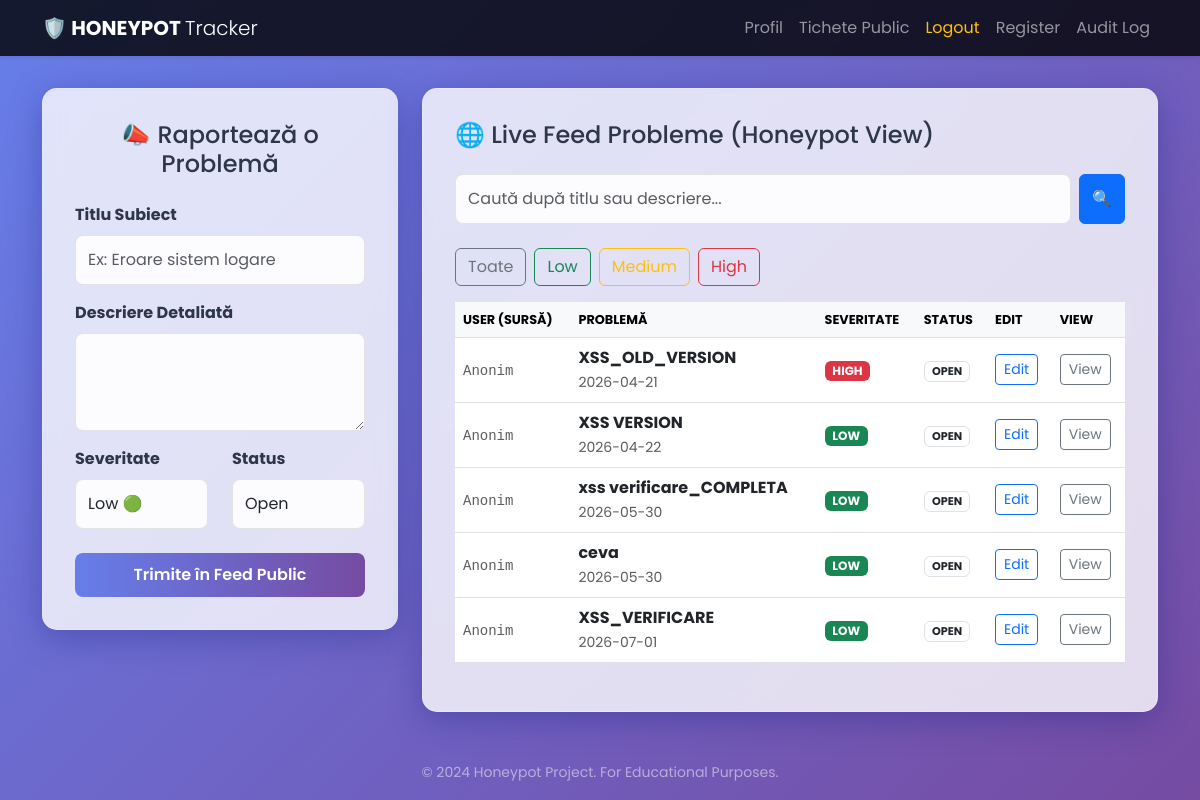
/tickets (signed in), run on the app's committed database.
### tables this page shows
CREATE TABLE tickets(
    id TEXT PRIMARY KEY NOT NULL,
    title TEXT NOT NULL,
    description TEXT NOT NULL,
    severity TEXT NOT NULL,
    status TEXT NOT NULL,
    owner_Id TEXT NOT NULL,
    created_at TEXT NOT NULL,
    updated_at TEXT NOT NULL,
    FOREIGN KEY (owner_Id) REFERENCES USERS(ID)
);

### app.py (the view, shortened to what this page needs)
@app.route("/tickets",methods=["GET","POST"])
def tickets():
    login_required()
    db=get_db()
    if current_user()["role"] == "manager":
        tickets_from_db = db.execute("SELECT * FROM tickets").fetchall()
        id_audit= uuid.uuid4().hex
        user_id_audit= current_user()["id"]
        action="VIEW_ALL_TICKETS_MANAGER"
        timestamp=datetime.now(timezone.utc).isoformat()
        resource_type="VIEW"
        resource_id="all_tickets"
        message=f"User viewed all tickets: {current_user()['email']}"
        ip_address=request.remote_addr
        USER_AGENT=request.headers.get("User-Agent")
        db= get_db()
        db.execute(
        "INSERT INTO audit_logs (id, user_id, action, created_at, resource_type, resource_id, message, ip_address, user_agent) VALUES (?, ?, ?, ?, ?, ?, ?, ?, ?)",
                    (id_audit, user_id_audit, action, timestamp, resource_type, resource_id, message, ip_address, USER_AGENT)
                )
        db.commit()
    else:
        id_audit= uuid.uuid4().hex
        user_id_audit= current_user()["id"]
        action="VIEW_OWN_TICKETS"
        timestamp=datetime.now(timezone.utc).isoformat()
        resource_type="VIEW"
        resource_id=session["user_id"]
        message=f"User viewed own tickets: {current_user()['email']}"
        ip_address=request.remote_addr
        USER_AGENT=request.headers.get("User-Agent")
        db= get_db()
        db.execute(
        "INSERT INTO audit_logs (id, user_id, action, created_at, resource_type, resource_id, message, ip_address, user_agent) VALUES (?, ?, ?, ?, ?, ?, ?, ?, ?)",
                    (id_audit, user_id_audit, action, timestamp, resource_type, resource_id, message, ip_address, USER_AGENT)
                )
        db.commit()
        tickets_from_db = db.execute("SELECT * FROM tickets WHERE owner_id = ?", (session["user_id"],)).fetchall()
    return render_template("tickets.html", tickets=tickets_from_db)

### app.py (called while the page is built)
@app.teardown_appcontext
def teardown_db(exception):
    close_db(exception)

def current_user():
    uid= session.get("user_id")
    if not uid:
        return None
    db = get_db()
    return db.execute("SELECT * FROM users WHERE id = ?", (uid,)).fetchone()

def login_required():
    if not session.get("user_id"):
        abort(401)

### db.py (called while the page is built)
def get_db():
    if "db" not in g:
        g.db = sqlite3.connect(DB_PATH)
        g.db.row_factory = sqlite3.Row
    return g.db

### templates/tickets.html (shortened to what this page needs)
{% extends "base.html" %}
{% block content %}
<div class="row">
    <div class="col-md-4">
        <div class="glass-panel">
            <h4 class="mb-4 text-center">📣 Raportează o Problemă</h4>
            <form action="{{ url_for('tickets') }}" method="post">
                <div class="mb-3">
                    <label class="form-label fw-bold">Titlu Subiect</label>
                    <input name="title" class="form-control" placeholder="Ex: Eroare sistem logare" required>
                </div>
                <div class="mb-3">
                    <label class="form-label fw-bold">Descriere Detaliată</label>
                    <textarea name="description" class="form-control" rows="3" required></textarea>
                </div>
                <div class="row">
                    <div class="col-6 mb-3">
                        <label class="form-label fw-bold">Severitate</label>
                        <select name="severity" class="form-select">
                            <option value="low">Low 🟢</option>
                        </select>
                    </div>
                    <div class="col-6 mb-3">
                        <label class="form-label fw-bold">Status</label>
                        <select name="status" class="form-select">
                            <option value="open">Open</option>
                        </select>
                    </div>
                </div>
                <button type="submit" class="btn-custom w-100 mt-2">Trimite în Feed Public</button>
            </form>
        </div>
    </div>
    <div class="col-md-8">
        <div class="glass-panel">
            <h4 class="mb-4">🌐 Live Feed Probleme (Honeypot View)</h4>
            <div class="mb-4">
                <form action="{{ url_for('tickets_search') }}" method="GET" class="d-flex gap-2">
                    <input type="text" name="q" class="form-control"
                           placeholder="Caută după titlu sau descriere..."
                           value="{{ request.args.get('q', '') }}">
                    <button type="submit" class="btn btn-primary">🔍</button>
                </form>
            </div>
            <div class="d-flex gap-2 mb-3">
                <a href="{{ url_for('tickets') }}" class="btn btn-outline-secondary">Toate</a>
                <a href="{{ url_for('ticket_filter_by_severity', severity='low') }}" class="btn btn-outline-success">Low</a>
                <a href="{{ url_for('ticket_filter_by_severity', severity='medium') }}" class="btn btn-outline-warning">Medium</a>
                <a href="{{ url_for('ticket_filter_by_severity', severity='high') }}" class="btn btn-outline-danger">High</a>
            </div>
            <div class="table-responsive" style="max-height: 600px; overflow-y: auto;">
                <table class="table table-hover align-middle bg-white rounded-3">
                    <thead class="table-light text-uppercase" style="font-size: 0.8rem;">
                        <tr>
                            <th>User (Sursă)</th>
                            <th>Problemă</th>
                            <th>Severitate</th>
                            <th>Status</th>
                            <th>Edit</th>
                            <th>View</th>
                        </tr>
                    </thead>
                    <tbody>
                        {% for t in tickets %}
                        <tr>
                            <td>
                                <small class="text-muted" style="font-family: monospace;">
                                    {{ t['email'] if t['email'] else 'Anonim' }}
                                </small>
                            </td>
                            <td>
                                <strong class="text-dark">{{ t['title'] }}</strong><br/>
                                <small class="text-muted">{{ t['created_at'][:10] }}</small>
                            </td>
                            <td>
                                {% if t['severity'] == 'high' %}
                                    <span class="badge bg-danger">HIGH</span>
                                {% elif t['severity'] == 'medium' %}
                                    <span class="badge bg-warning text-dark">MED</span>
                                {% else %}
                                    <span class="badge bg-success">LOW</span>
                                {% endif %}
                            </td>
                            <td>
                                <span class="badge bg-outline-secondary text-dark border text-uppercase" style="font-size: 0.7rem;">
                                    {{ t['status'] }}
                                </span>
                            </td>
                            <td>
                                <a href="{{ url_for('tickets_edit', ticket_id=t['id']) }}" class="btn btn-sm btn-outline-primary">Edit</a>
                            </td>
                            <td>
                                <a href="{{ url_for('tickets_view', ticket_id=t['id']) }}" class="btn btn-sm btn-outline-secondary">View</a>
                            </td>
                        </tr>
                        {% else %}
                        <tr>
                            <td colspan="6" class="text-center py-5 text-muted">
                                Nicio problemă raportată încă în sistem sau nicio potrivire găsită.
                            </td>
                        </tr>
                        {% endfor %}
                    </tbody>
                </table>
            </div>
        </div>
    </div>
</div>
{% endblock %}

### templates/base.html (shortened to what this page needs)
<!DOCTYPE html>
<html lang="ro">
<head>
    <link href="https://cdn.jsdelivr.net/npm/bootstrap@5.3.0/dist/css/bootstrap.min.css" rel="stylesheet">
</head>
<body>
    <nav class="navbar navbar-expand-lg navbar-dark navbar-custom shadow-sm">
        <div class="container">
            <a class="navbar-brand fw-bold" href="/">🛡️ HONEYPOT <span class="fw-light">Tracker</span></a>
            <div class="navbar-nav ms-auto">
                {% if session.get('user_id') %}
                    <a class="nav-link" href="{{ url_for('profile') }}">Profil</a>
                    <a class="nav-link" href="{{ url_for('tickets') }}">Tichete Public</a>
                    <a class="nav-link text-warning" href="{{ url_for('logout') }}">Logout</a>
                    <a class="nav-link" href="{{ url_for('register') }}">Register</a>
                        <a class="nav-link" href="{{ url_for('audit_logs') }}">Audit Log</a>
                {% else %}
                    <a class="nav-link" href="{{ url_for('login') }}">Login</a>
                {% endif %}
            </div>
        </div>
    </nav>
    <div class="container flex-grow-1">
        {% block content %}{% endblock %}
    </div>
    <footer class="text-center p-3 text-white-50 mt-auto">
        <small>&copy; 2024 Honeypot Project. For Educational Purposes.</small>
    </footer>
</body>
</html>

### templates/base.html (style rules this page uses)
:root { --primary-gradient: linear-gradient(135deg, #667eea 0%, #764ba2 100%); --glass-bg: rgba(255, 255, 255, 0.8); --glass-border: rgba(255, 255, 255, 0.2); --text-main: #2d3748; }
body { font-family: 'Poppins', sans-serif; background: var(--primary-gradient); min-height: 100vh; color: var(--text-main); display: flex; flex-direction: column; }
.glass-panel { background: var(--glass-bg); backdrop-filter: blur(10px); -webkit-backdrop-filter: blur(10px); border-radius: 15px; border: 1px solid var(--glass-border); box-shadow: 0 8px 32px 0 rgba(31, 38, 135, 0.37); padding: 2rem; margin-top: 2rem; margin-bottom: 2rem; }
.btn-custom { background: linear-gradient(90deg, #667eea, #764ba2); color: white; border: none; padding: 10px 20px; border-radius: 8px; font-weight: 600; transition: all 0.3s ease; text-decoration: none; display: inline-block; }
.form-control, .form-select { border-radius: 8px; border: 1px solid rgba(0,0,0,0.1); padding: 0.75rem; background: rgba(255, 255, 255, 0.9); }
.navbar-custom { background: rgba(0, 0, 0, 0.8) !important; backdrop-filter: blur(5px); }

### data on the page
tickets: t "Anonim", title "XSS_OLD_VERSION", created_at "2026-04-21", severity "HIGH", status "OPEN"
tickets: t "Anonim", title "XSS VERSION", created_at "2026-04-22", severity "LOW", status "OPEN"
tickets: t "Anonim", title "xss verificare_COMPLETA", created_at "2026-05-30", severity "LOW", status "OPEN"
tickets: t "Anonim", title "ceva", created_at "2026-05-30", severity "LOW", status "OPEN"
tickets: t "Anonim", title "XSS_VERIFICARE", created_at "2026-07-01", severity "LOW", status "OPEN"
